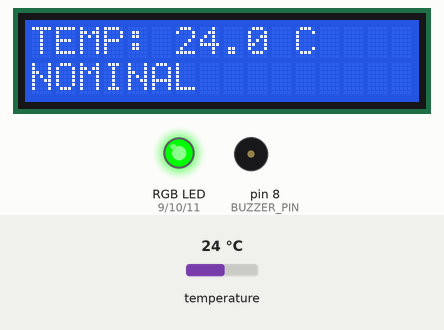
This sketch was run on a simulated Arduino Uno, built with avr-gcc and run on an emulated ATmega328P. Shown: 16×2 character LCD, an RGB LED mixed from three pins (HIGH = lit), buzzer (waves = sounding, pin HIGH). The inputs (shaded band) are chosen by the test bench; at power-on: temperature 24 °C. What the sketch prints to the serial monitor is not drawn.

Above: at 3.4 s.
3.5 s: temperature set to 18.8 °C
At 5.9 s:
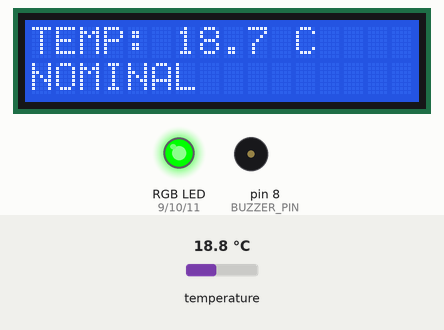
7.2 s: temperature set to 17.5 °C
At 9.0 s:
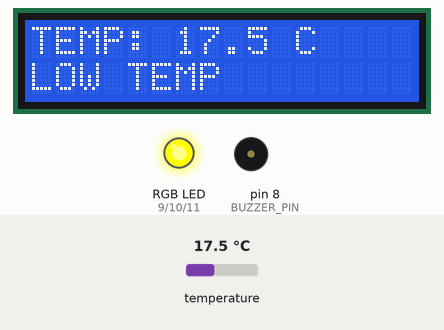
14.6 s: temperature set to 41 °C
At 18.4 s:
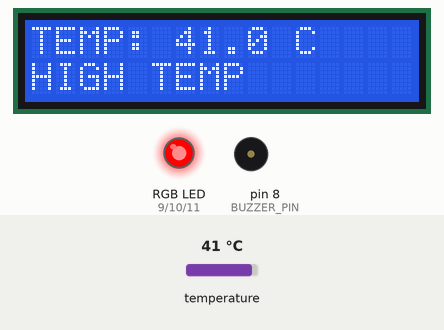
19.2 s: temperature set to 35.5 °C
At 20.87 s:
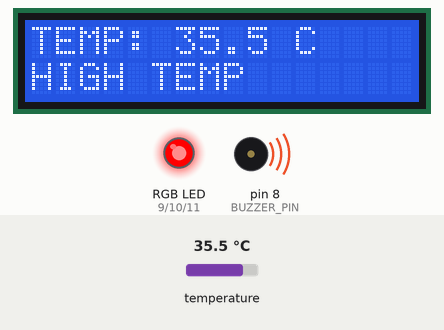
22.9 s: temperature set to 34.6 °C
At 24.9 s:
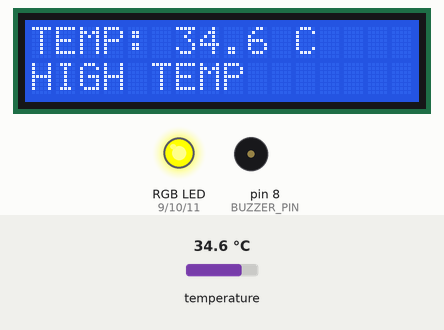
Timing chart, 0 to 31.3 s (numbered marks = the images above; inputs shaded):
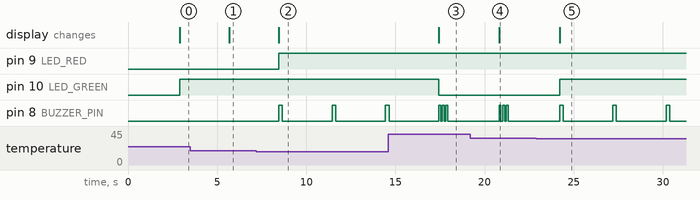

Measured:
- the behaviour switches between 18 and 17.9 °C on temperature (found by bisection; images 1 and 2)
- the behaviour switches between 35.1 and 35 °C on temperature (found by bisection; images 4 and 5)
- after the input at 3.5 s, the display: changes after 2.2 s (image 1)
- after the input at 7.2 s, pin 9 (LED_RED): LOW → HIGH after 1.3 s; pin 8 (BUZZER_PIN): alternates HIGH for 0.20 s and LOW for 2.8 s, starting after 1.3 s; the display: changes after 1.3 s (image 2)
- after the input at 14.6 s, pin 10 (LED_GREEN): HIGH → LOW after 2.8 s; the display: changes after 2.8 s (image 3)
- after the input at 19.2 s, the display: changes after 1.6 s (image 4)
- after the input at 22.9 s, pin 10 (LED_GREEN): LOW → HIGH after 1.3 s; the display: changes after 1.3 s (image 5)

The sketch:

planned-code.ino
```cpp
/*
 * Lunar Base Life Support (Planned)
 * Project 2 - Space Mining Series
 *
 * STATUS: ON HOLD - Waiting for DS18B20 sensor
 *
 * This code is ready to upload once the replacement sensor arrives.
 * The logic has been tested with simulation.
 */

#include <Wire.h>
#include <LiquidCrystal_I2C.h>
#include <OneWire.h>
#include <DallasTemperature.h>

// Pin definitions
#define ONE_WIRE_BUS 2
#define BUZZER_PIN 8
#define LED_RED 9
#define LED_GREEN 10
#define LED_BLUE 11

// Temperature thresholds (Celsius)
const float TEMP_MIN_SAFE = 18.0;
const float TEMP_MAX_SAFE = 28.0;
const float TEMP_MIN_WARNING = 10.0;
const float TEMP_MAX_WARNING = 35.0;

// Initialize components
OneWire oneWire(ONE_WIRE_BUS);
DallasTemperature sensors(&oneWire);
LiquidCrystal_I2C lcd(0x27, 16, 2);

float temperature;
String lifeSupportStatus;

void setup() {
  Serial.begin(9600);

  sensors.begin();

  pinMode(BUZZER_PIN, OUTPUT);
  pinMode(LED_RED, OUTPUT);
  pinMode(LED_GREEN, OUTPUT);
  pinMode(LED_BLUE, OUTPUT);

  lcd.init();
  lcd.backlight();

  lcd.clear();
  lcd.setCursor(0, 0);
  lcd.print("LUNAR BASE");
  lcd.setCursor(0, 1);
  lcd.print("LIFE SUPPORT");
  delay(2000);

  Serial.println("Lunar Base Life Support Ready");
}

void loop() {
  sensors.requestTemperatures();
  temperature = sensors.getTempCByIndex(0);

  if (temperature == -127) {
    handleSensorError();
    return;
  }

  updateDisplay();
  updateRGBLED();
  checkAlerts();
  sendTelemetry();

  delay(2000);
}

void updateDisplay() {
  lcd.clear();
  lcd.setCursor(0, 0);
  lcd.print("TEMP: ");
  lcd.print(temperature, 1);
  lcd.print(" C");

  lcd.setCursor(0, 1);
  if (temperature >= TEMP_MIN_SAFE && temperature <= TEMP_MAX_SAFE) {
    lcd.print("NOMINAL");
    lifeSupportStatus = "NOMINAL";
  } else if (temperature < TEMP_MIN_SAFE) {
    lcd.print("LOW TEMP");
    lifeSupportStatus = "LOW";
  } else if (temperature > TEMP_MAX_SAFE) {
    lcd.print("HIGH TEMP");
    lifeSupportStatus = "HIGH";
  }
}

void updateRGBLED() {
  if (temperature >= TEMP_MIN_SAFE && temperature <= TEMP_MAX_SAFE) {
    // Green
    digitalWrite(LED_RED, LOW);
    digitalWrite(LED_GREEN, HIGH);
    digitalWrite(LED_BLUE, LOW);
  }
  else if (temperature >= TEMP_MIN_WARNING && temperature <= TEMP_MAX_WARNING) {
    // Yellow (Red + Green)
    digitalWrite(LED_RED, HIGH);
    digitalWrite(LED_GREEN, HIGH);
    digitalWrite(LED_BLUE, LOW);
  }
  else {
    // Red
    digitalWrite(LED_RED, HIGH);
    digitalWrite(LED_GREEN, LOW);
    digitalWrite(LED_BLUE, LOW);
  }
}

void checkAlerts() {
  if (temperature < TEMP_MIN_WARNING || temperature > TEMP_MAX_WARNING) {
    for (int i = 0; i < 3; i++) {
      digitalWrite(BUZZER_PIN, HIGH);
      delay(100);
      digitalWrite(BUZZER_PIN, LOW);
      delay(100);
    }
  }
  else if (temperature < TEMP_MIN_SAFE || temperature > TEMP_MAX_SAFE) {
    digitalWrite(BUZZER_PIN, HIGH);
    delay(200);
    digitalWrite(BUZZER_PIN, LOW);
  }
}

void handleSensorError() {
  lcd.clear();
  lcd.setCursor(0, 0);
  lcd.print("SENSOR ERROR");
  lcd.setCursor(0, 1);
  lcd.print("CHECK WIRING");

  for (int i = 0; i < 5; i++) {
    digitalWrite(LED_RED, HIGH);
    delay(200);
    digitalWrite(LED_RED, LOW);
    delay(200);
  }
}

void sendTelemetry() {
  Serial.print("TEMP: ");
  Serial.print(temperature, 1);
  Serial.print(" C | STATUS: ");
  Serial.println(lifeSupportStatus);
}
```
